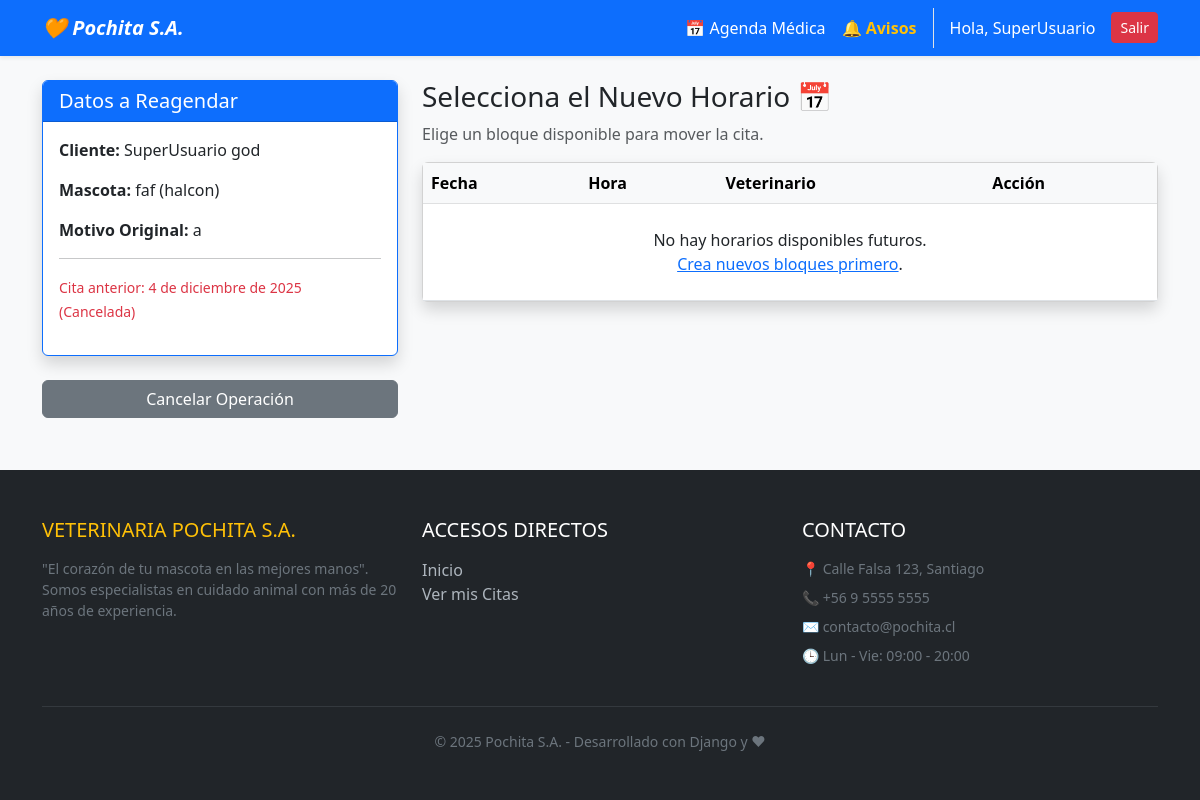
Screenshot of /reagendar/13/ (signed in) with the database file from the repository.
### core/models.py (models this page shows, shortened)
class Cita(models.Model):
    veterinario = models.ForeignKey(User, on_delete=models.CASCADE, related_name='agenda_veterinario')
    cliente = models.ForeignKey(User, on_delete=models.SET_NULL, null=True, blank=True, related_name='citas_cliente')
    mascota = models.ForeignKey(Mascota, on_delete=models.SET_NULL, null=True, blank=True)
    fecha = models.DateField()
    hora = models.TimeField()
    motivo = models.TextField(blank=True, null=True) # Con qué motivo llega
    estado = models.CharField(max_length=20, choices=ESTADOS_CITA, default='DISPONIBLE')
    created_at = models.DateTimeField(auto_now_add=True)
    class Meta:
        ordering = ['fecha', 'hora']

class Mascota(models.Model):
    ESPECIES = [
        ('Perro', 'Perro'),
        ('Gato', 'Gato'),
        ('Ave', 'Ave'),
        ('Hamster', 'Hamster'),
        ('Otro', 'Otro'),
    ]
    dueno = models.ForeignKey(User, on_delete=models.CASCADE, related_name='mascotas')
    nombre = models.CharField(max_length=100)
    especie = models.CharField(max_length=20, choices=ESPECIES, default='Perro')
    raza = models.CharField(max_length=100)
    fecha_nacimiento = models.DateField()

### core/views.py (the view)
# urls.py: path('reagendar/<int:cita_id>/', views.reagendar_cita, name='reagendar_cita'),
@staff_member_required
def reagendar_cita(request, cita_id):
    cita_antigua = get_object_or_404(Cita, id=cita_id)
    hoy = timezone.now().date()
    bloques_disponibles = Cita.objects.filter(
        estado='DISPONIBLE',
        fecha__gte=hoy
    ).order_by('fecha', 'hora')
    return render(request, 'core/reagendar_seleccionar.html', {
        'cita_antigua': cita_antigua,
        'bloques_disponibles': bloques_disponibles
    })

### core/templates/core/reagendar_seleccionar.html
{% extends 'core/base.html' %}
{% block content %}
<div class="row">
    <div class="col-md-4">
        <div class="card shadow border-primary mb-4">
            <div class="card-header bg-primary text-white">
                <h5 class="mb-0">Datos a Reagendar</h5>
            </div>
            <div class="card-body">
                <p><strong>Cliente:</strong> {{ cita_antigua.cliente.first_name }} {{ cita_antigua.cliente.last_name }}</p>
                <p><strong>Mascota:</strong> {{ cita_antigua.mascota.nombre }} ({{ cita_antigua.mascota.raza }})</p>
                <p><strong>Motivo Original:</strong> {{ cita_antigua.motivo }}</p>
                <hr>
                <p class="text-danger"><small>Cita anterior: {{ cita_antigua.fecha }} (Cancelada)</small></p>
            </div>
        </div>
        <a href="{% url 'lista_citas' %}" class="btn btn-secondary w-100">Cancelar Operación</a>
    </div>
    <div class="col-md-8">
        <h3>Selecciona el Nuevo Horario 📅</h3>
        <p class="text-muted">Elige un bloque disponible para mover la cita.</p>
        <div class="card shadow">
            <div class="card-body p-0">
                <div class="table-responsive">
                    <table class="table table-hover mb-0">
                        <thead class="table-light">
                            <tr>
                                <th>Fecha</th>
                                <th>Hora</th>
                                <th>Veterinario</th>
                                <th>Acción</th>
                            </tr>
                        </thead>
                        <tbody>
                            {% for bloque in bloques_disponibles %}
                            <tr>
                                <td>{{ bloque.fecha }}</td>
                                <td>{{ bloque.hora }}</td>
                                <td>Dr/a. {{ bloque.veterinario.last_name }}</td>
                                <td>
                                    <a href="{% url 'confirmar_reagendamiento' bloque.id cita_antigua.id %}"
                                       class="btn btn-sm btn-success fw-bold">
                                       ✅ Asignar Aquí
                                    </a>
                                </td>
                            </tr>
                            {% empty %}
                            <tr>
                                <td colspan="4" class="text-center py-4">
                                    No hay horarios disponibles futuros. <br>
                                    <a href="{% url 'crear_horario' %}">Crea nuevos bloques primero</a>.
                                </td>
                            </tr>
                            {% endfor %}
                        </tbody>
                    </table>
                </div>
            </div>
        </div>
    </div>
</div>
{% endblock %}

### core/templates/core/base.html (shortened to what this page needs)
<!DOCTYPE html>
<html lang="es" class="h-100">
<head>
    <link href="https://cdn.jsdelivr.net/npm/bootstrap@5.3.0/dist/css/bootstrap.min.css" rel="stylesheet">
</head>
<body class="d-flex flex-column h-100 bg-light">
    <nav class="navbar navbar-expand-lg navbar-dark bg-primary shadow-sm">
        <div class="container">
            <a class="navbar-brand fw-bold fst-italic" href="{% url 'home' %}">🧡 Pochita S.A.</a>
            <div class="collapse navbar-collapse" id="navbarNav">
                <ul class="navbar-nav ms-auto">
                    {% if user.is_authenticated %}
                        <li class="nav-item">
                            <a class="nav-link active" href="{% url 'lista_citas' %}">📅 Agenda Médica</a>
                        </li>
                        <li class="nav-item">
                            <a class="nav-link text-warning fw-bold" href="{% url 'mis_notificaciones' %}">🔔 Avisos</a>
                        </li>
                        <li class="nav-item">
                            <span class="nav-link text-white ms-2 border-start ps-3">Hola, {{ user.first_name }}</span>
                        </li>
                        <li class="nav-item">
                            <form action="{% url 'logout' %}" method="post" class="d-inline">
                                <button type="submit" class="btn btn-danger btn-sm mt-1 ms-2">Salir</button>
                            </form>
                        </li>
                    {% else %}
                        <li class="nav-item"><a class="nav-link text-white" href="{% url 'login' %}">Ingresar</a></li>
                        <li class="nav-item"><a class="nav-link text-white" href="{% url 'registro' %}">Registrarse</a></li>
                    {% endif %}
                </ul>
            </div>
        </div>
    </nav>
    <main class="container mt-4 mb-5">
        {% block content %}
        {% endblock %}
    </main>
    <footer class="footer mt-auto py-5 bg-dark text-white">
        <div class="container">
            <div class="row">
                <div class="col-lg-4 col-md-6 mb-4 mb-md-0">
                    <h5 class="text-uppercase text-warning mb-3">Veterinaria Pochita S.A.</h5>
                    <p class="small text-secondary">
                        "El corazón de tu mascota en las mejores manos".<br>
                        Somos especialistas en cuidado animal con más de 20 años de experiencia.
                    </p>
                </div>
                <div class="col-lg-4 col-md-6 mb-4 mb-md-0">
                    <h5 class="text-uppercase mb-3">Accesos Directos</h5>
                    <ul class="list-unstyled mb-0">
                        <li><a href="{% url 'home' %}" class="footer-link">Inicio</a></li>
                        {% if not user.is_authenticated %}
                            <li><a href="{% url 'registro' %}" class="footer-link">Crear Cuenta</a></li>
                            <li><a href="{% url 'login' %}" class="footer-link">Iniciar Sesión</a></li>
                        {% else %}
                            <li><a href="{% url 'lista_citas' %}" class="footer-link">Ver mis Citas</a></li>
                        {% endif %}
                    </ul>
                </div>
                <div class="col-lg-4 col-md-12 mb-4 mb-md-0">
                    <h5 class="text-uppercase mb-3">Contacto</h5>
                    <ul class="list-unstyled text-secondary small">
                        <li class="mb-2">📍 Calle Falsa 123, Santiago</li>
                        <li class="mb-2">📞 +56 9 5555 5555</li>
                        <li class="mb-2">✉️ contacto@pochita.cl</li>
                        <li>🕒 Lun - Vie: 09:00 - 20:00</li>
                    </ul>
                </div>
            </div>
            <hr class="my-4 border-secondary">
            <div class="text-center text-secondary small">
                © 2025 Pochita S.A. - Desarrollado con Django y ❤
            </div>
        </div>
    </footer>
</body>
</html>

### core/templates/core/base.html (style rules this page uses)
main { flex-shrink: 0; }
.footer-link { color: #adb5bd; text-decoration: none; transition: color 0.3s; }

### rows the page displays
Cita: cliente.first_name "SuperUsuario", cliente.last_name "god", mascota.nombre "faf", mascota.raza "halcon", motivo "a", fecha "4 de diciembre de 2025"

### other values shown
{{ user.first_name }} "SuperUsuario"
